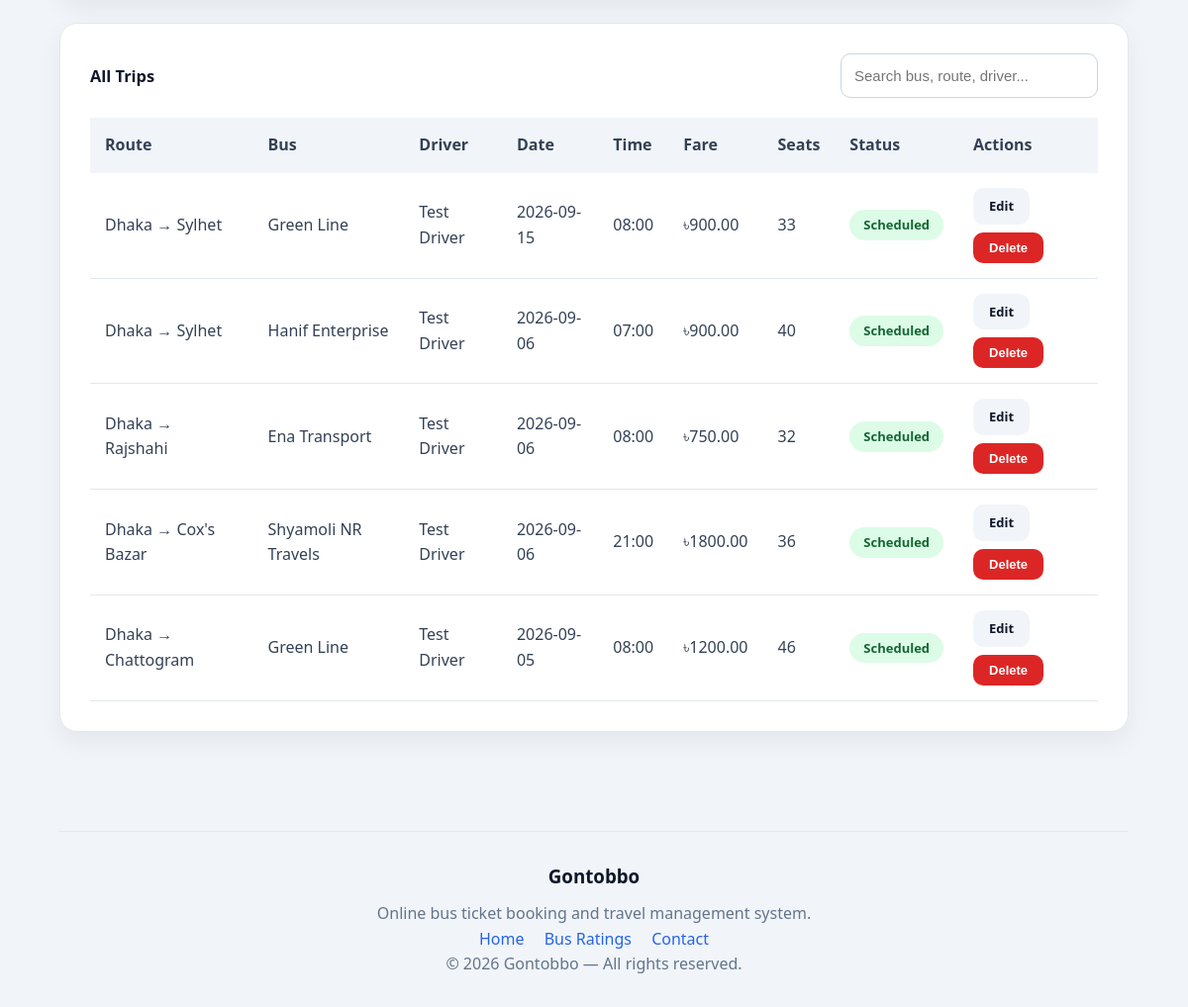
The app's page /index.php?page=admin&action=trips (signed in, lower part), older data.
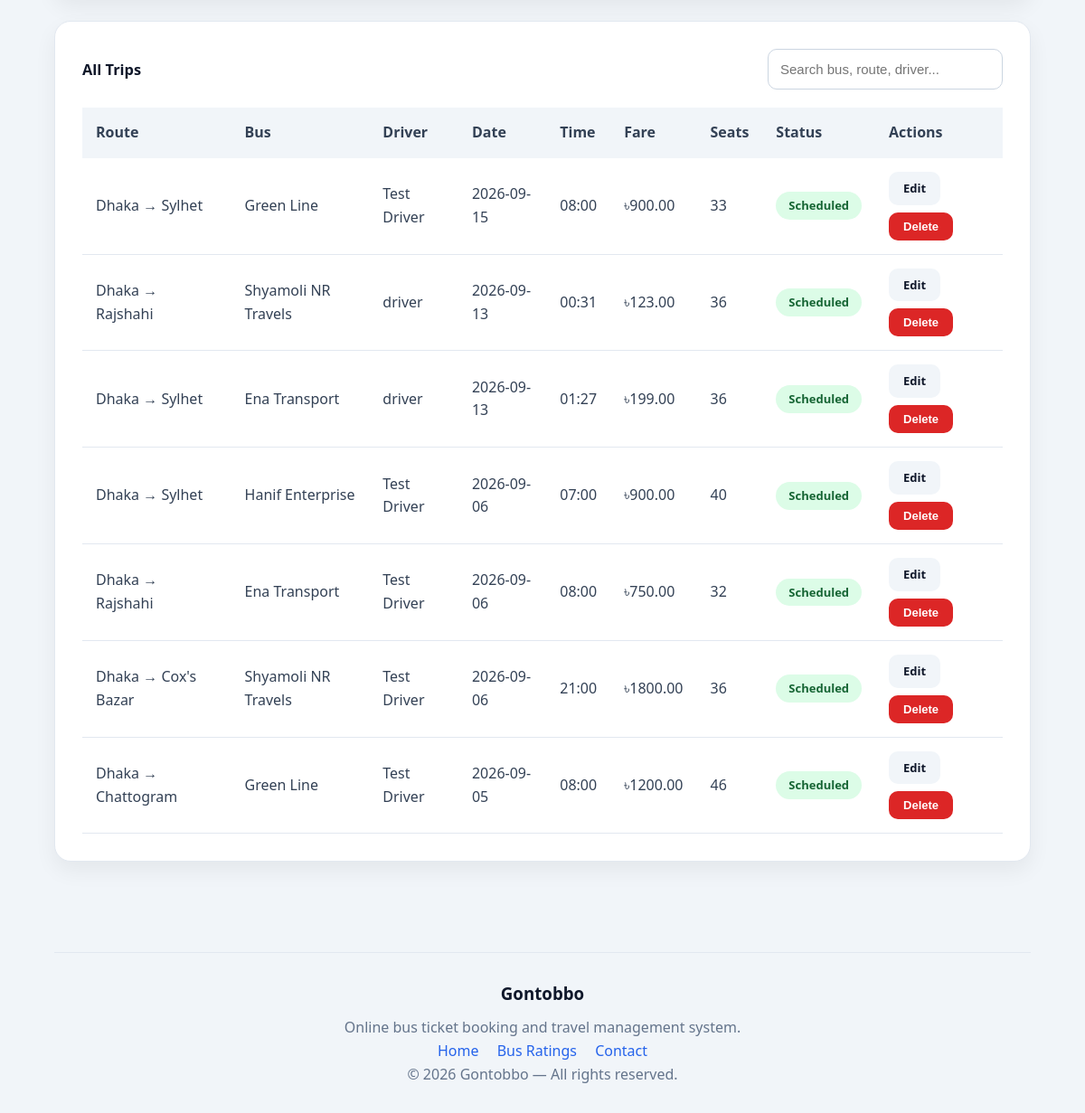
The same page, newer data.
### tables this page shows
CREATE TABLE `trips` (
  `trip_id` int(11) NOT NULL,
  `bus_id` int(11) DEFAULT NULL,
  `route_id` int(11) DEFAULT NULL,
  `driver_id` int(11) DEFAULT NULL,
  `trip_date` date DEFAULT NULL,
  `departure_time` time DEFAULT NULL,
  `arrival_time` time DEFAULT NULL,
  `fare` decimal(8,2) DEFAULT NULL,
  `available_seats` int(11) DEFAULT NULL,
  `status` enum('scheduled','running','completed','cancelled') DEFAULT NULL
);

CREATE TABLE `routes` (
  `route_id` int(11) NOT NULL,
  `origin` varchar(100) DEFAULT NULL,
  `destination` varchar(100) DEFAULT NULL,
  `distance_km` decimal(6,2) DEFAULT NULL,
  `duration` varchar(30) DEFAULT NULL
);

CREATE TABLE `buses` (
  `bus_id` int(11) NOT NULL,
  `bus_number` varchar(30) DEFAULT NULL,
  `name` varchar(100) DEFAULT NULL,
  `type` enum('AC','Non-AC') DEFAULT NULL,
  `total_seats` int(11) DEFAULT NULL,
  `status` enum('active','maintenance') DEFAULT NULL,
  `service_trip_limit` int(11) DEFAULT NULL,
  `trips_since_service` int(11) DEFAULT 0
);

CREATE TABLE `users` (
  `user_id` int(11) NOT NULL,
  `name` varchar(100) NOT NULL,
  `email` varchar(150) NOT NULL,
  `phone` varchar(20) DEFAULT NULL,
  `password` varchar(255) NOT NULL,
  `role` enum('passenger','driver','admin','manager') NOT NULL,
  `nid_number` varchar(30) DEFAULT NULL,
  `license_number` varchar(50) DEFAULT NULL,
  `experience_years` int(11) DEFAULT NULL,
  `previous_company` varchar(150) DEFAULT NULL,
  `reset_token` varchar(100) DEFAULT NULL,
  `remember_token` varchar(100) DEFAULT NULL,
  `created_at` datetime DEFAULT current_timestamp()
);

### helpers/helpers.php (called while the page is built, shortened)
<?php
function esc($value)
{
    return htmlspecialchars(
        (string) ($value ?? ''),
        ENT_QUOTES,
        'UTF-8'
    );
}
function clean_input($value)
{
    return trim(
        htmlspecialchars(
            (string) ($value ?? ''),
            ENT_QUOTES,
            'UTF-8'
        )
    );
}
function is_blank($value)
{
    return trim((string) $value) === '';
}

### models/trip_model.php (called while the page is built, shortened)
<?php
function get_trips($conn)
{
    $sql = "SELECT t.trip_id, t.trip_date, t.departure_time, t.arrival_time, t.fare, t.available_seats, t.status,
                   b.bus_number, b.name AS bus_name,
                   r.origin, r.destination,
                   u.name AS driver_name
            FROM trips t
            JOIN buses b ON t.bus_id = b.bus_id
            JOIN routes r ON t.route_id = r.route_id
            JOIN users u ON t.driver_id = u.user_id
            ORDER BY t.trip_date DESC, t.departure_time ASC";
    $res = mysqli_query($conn, $sql);
    return mysqli_fetch_all($res, MYSQLI_ASSOC);
}

### views/admin/trips.php (the view, shortened to what this page needs)
<?php require __DIR__ . '/../partials/header.php'; ?>
<section class="card">
    <div class="form-row-inline">
        <h3 class="card-title" style="margin:0;">All Trips</h3>
        <form method="get" action="index.php" class="search-form-compact">
            <input type="text" name="q" value="<?= esc($_GET['q'] ?? '') ?>" placeholder="Search bus, route, driver..."
                style="width:260px;">
        </form>
    </div>
    <?php if (empty($trips)): ?>
        <div class="empty-box">
            <p>No trips found.</p>
        </div>
    <?php else: ?>
        <table class="data-table">
            <thead>
                <tr>
                    <th>Route</th>
                    <th>Bus</th>
                    <th>Driver</th>
                    <th>Date</th>
                    <th>Time</th>
                    <th>Fare</th>
                    <th>Seats</th>
                    <th>Status</th>
                    <th>Actions</th>
                </tr>
            </thead>
            <tbody>
                <?php foreach ($trips as $t): ?>
                    <tr>
                        <td><?= esc($t['origin']) ?> &rarr; <?= esc($t['destination']) ?></td>
                        <td><?= esc($t['bus_name']) ?></td>
                        <td><?= esc($t['driver_name']) ?></td>
                        <td><?= esc($t['trip_date']) ?></td>
                        <td><?= esc(substr($t['departure_time'], 0, 5)) ?></td>
                        <td><?= CURRENCY . esc($t['fare']) ?></td>
                        <td><?= (int) $t['available_seats'] ?></td>
                        <td>
                            <?php
                            $map = ['scheduled' => 'success', 'running' => 'warning', 'completed' => 'success', 'cancelled' => 'danger'];
                            $cls = $map[$t['status']] ?? 'success';
                            ?>
                            <span class="pill pill-<?= $cls ?>"><?= esc(ucfirst($t['status'])) ?></span>
                        </td>
                        <td>
                            <div class="table-actions">
                                <a href="index.php?page=admin&action=trips&edit=<?= (int) $t['trip_id'] ?>"
                                    class="btn btn-ghost btn-small">Edit</a>
                                <form method="post" action="index.php?page=admin&action=deletetrip"
                                    onsubmit="return confirm('Delete this trip?');" style="display:inline;">
                                    <button type="submit" class="btn btn-danger btn-small">Delete</button>
                                </form>
                            </div>
                        </td>
                    </tr>
                <?php endforeach; ?>
            </tbody>
        </table>
    <?php endif; ?>
</section>
<?php require __DIR__ . '/../partials/footer.php'; ?>

### index.php (shortened to what this page needs)
<?php
require __DIR__ . '/config/config.php';
require __DIR__ . '/helpers/helpers.php';
$page = $_GET['page'] ?? 'passenger';
switch ($page) {
    case 'admin':
        require __DIR__ . '/controllers/admin_controller.php';
        break;
}

### controllers/admin_controller.php (shortened to what this page needs)
<?php
require_once __DIR__ . '/../models/trip_model.php';
global $conn;
$action = $_GET['action'] ?? 'dashboard';
if ($action === 'trips') {
    $search = clean_input($_GET['q'] ?? '');
    $trips = is_blank($search) ? get_trips($conn) : search_trips_admin($conn, $search);
    require __DIR__ . '/../views/admin/trips.php';
    exit;
}

### views/partials/header.php (shortened to what this page needs)
<!DOCTYPE html>
<html lang="en">
<head>
    <link rel="stylesheet" href="assets/css/style.css?v=4">
</head>
<body class="app-body">
    <main class="main-content">

### views/partials/footer.php (shortened to what this page needs)
</main>
<footer class="footer">
    <h3><?= esc(APP_NAME) ?></h3>
    <p>Online bus ticket booking and travel management system.</p>
    <div class="footer-links">
        <a href="index.php?page=passenger">Home</a>
        <a href="index.php?page=passenger&action=busratings">Bus Ratings</a>
        <a href="index.php?page=passenger&action=feedback">Contact</a>
    </div>
    <p>&copy; <?= date('Y') ?> <?= esc(APP_NAME) ?> — All rights reserved.</p>
</footer>
</body>
</html>

### assets/css/style.css (style rules this page uses)
:root { --primary: #2563eb; --secondary: #7c3aed; --dark: #0f172a; --text: #334155; --light: #f8fafc; --border: #e2e8f0; --success: #16a34a; --danger: #dc2626; }
* { box-sizing: border-box; margin: 0; padding: 0; }
html, body { height: 100%; }
body { font-family: "Segoe UI", Arial, sans-serif; background: #f1f5f9; color: var(--text); line-height: 1.6; min-height: 100vh; }
.app-body { min-height: 100vh; display: flex; flex-direction: column; }
.main-content { width: 90%; margin: 35px auto; flex: 1; }
.card { background: white; padding: 30px; border-radius: 18px; margin-bottom: 25px; border: 1px solid var(--border); box-shadow: 0 10px 25px rgba(0, 0, 0, 0.06); animation: fade 0.5s ease; }
.card-title { margin-bottom: 20px; color: var(--dark); }
input, select, textarea { width: 100%; padding: 13px; border-radius: 10px; border: 1px solid #cbd5e1; outline: none; font-size: 15px; }
.btn { border: none; padding: 12px 25px; border-radius: 10px; cursor: pointer; font-weight: 700; text-decoration: none; display: inline-block; }
.data-table { width: 100%; border-collapse: collapse; }
.data-table th { background: #f1f5f9; padding: 15px; text-align: left; }
.data-table td { padding: 15px; border-bottom: 1px solid var(--border); }
.pill { display: inline-block; padding: 5px 14px; border-radius: 20px; font-size: 13px; font-weight: 700; background: #f1f5f9; }
.footer { width: 90%; margin: 40px auto 0; padding: 30px 0; text-align: center; border-top: 1px solid var(--border); color: #64748b; }
.footer h3 { color: var(--dark); margin-bottom: 10px; }
.footer a { color: var(--primary); text-decoration: none; margin: 0 8px; }
.btn-ghost { background: #f1f5f9; color: var(--dark); }
.btn-danger { background: #dc2626; color: white; }
.btn-small { padding: 8px 16px; font-size: 13px; }
.search-form-compact { align-items: flex-end; }
.form-row-inline { display: flex; justify-content: space-between; align-items: center; margin-bottom: 20px; font-size: 14px; }
.pill-success { background: #dcfce7; color: #166534; }
.table-actions { display: flex; gap: 8px; flex-wrap: wrap; }

Row changes from the older to the newer data that the page shows:
added trips: route.origin "Dhaka", route.destination "Rajshahi", bus.name "Shyamoli NR Travels", driver.name "driver", trip_date "2026-09-13", departure_time "00:31", fare "123.00", available_seats "36", status "Scheduled"
added trips: route.origin "Dhaka", route.destination "Sylhet", bus.name "Ena Transport", driver.name "driver", trip_date "2026-09-13", departure_time "01:27", fare "199.00", available_seats "36", status "Scheduled"
